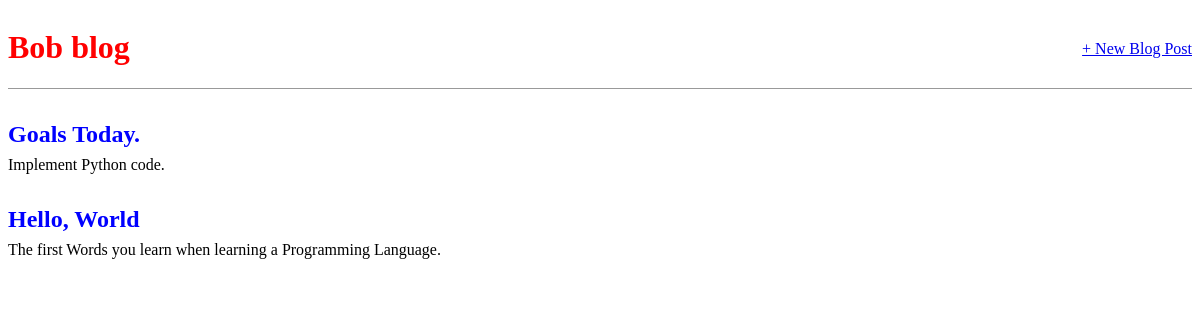
The app's page /, older data.
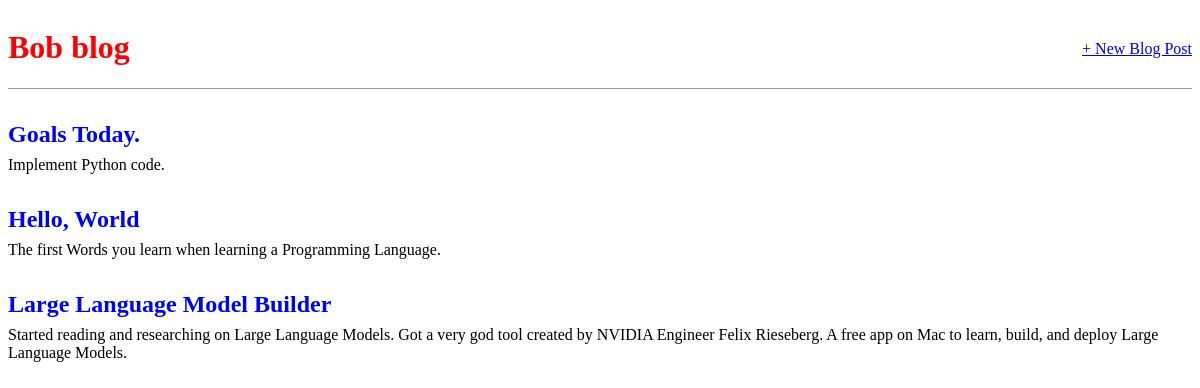
The same page, newer data.
### blog/models.py (models this page shows, shortened)
class Post(models.Model):
    title = models.CharField(max_length=200)
    author = models.ForeignKey(
        "auth.User",
        on_delete=models.CASCADE,
    ) # new
    body = models.TextField()

### blog/views.py (the view)
# urls.py: path("", BlogListView.as_view(), name="home"),
class BlogListView(ListView):
    model = Post
    template_name = "home.html"

### templates/home.html
{% extends "base.html" %}
{% block content %}
  {% for post in post_list %}
    <div class="post-entry">
      <h2><a href="{% url 'post_detail' post.pk %}">{{ post.title }}</a></h2>
      <p>{{ post.body }}</p>
    </div>
  {% endfor %}
{% endblock content %}

### templates/base.html (shortened to what this page needs)
{% load static %}
<html>
<head>
  <link href="{% static 'css/base.css' %}" rel="stylesheet">
</head>
<body>
  <div>
    <header>
      <div class="nav-left">
        <h1><a href="{% url 'home' %}">Bob blog</a></h1>
      </div>
      <div class="nav-right">
        <a href="{% url 'post_new' %}">+ New Blog Post</a>
      </div>
    </header>
    {% block content %}
    {% endblock content %}
  </div>
</body>
</html>

### static/base.css (style rules this page uses)
body { font-family: 'Source Sans 3', serif; font-size: 18 px; }
header { border-bottom: 1px solid #999; margin-bottom: 2rem; display: flex; }
header h1 a { color: red; text-decoration: none; }
.nav-left { margin-right: auto; }
.nav-right { display: flex; padding-top: 2rem; }
.post-entry { margin-bottom: 2rem; }
.post-entry h2 { margin: 0.5rem 0; }
.post-entry h2 a, .post-entry h2 a:visited { color: blue; text-decoration: none; }
.post-entry p { margin: 0; font-weight: 400; }

Row changes from the older to the newer data that the page shows:
added Post: title "Large Language Model Builder", body "Started reading and researching on Large Language Models. Got a very god tool created by NVIDIA Engineer Felix Rieseberg. A free app on Mac to learn, build, and deploy Large Language Models."
